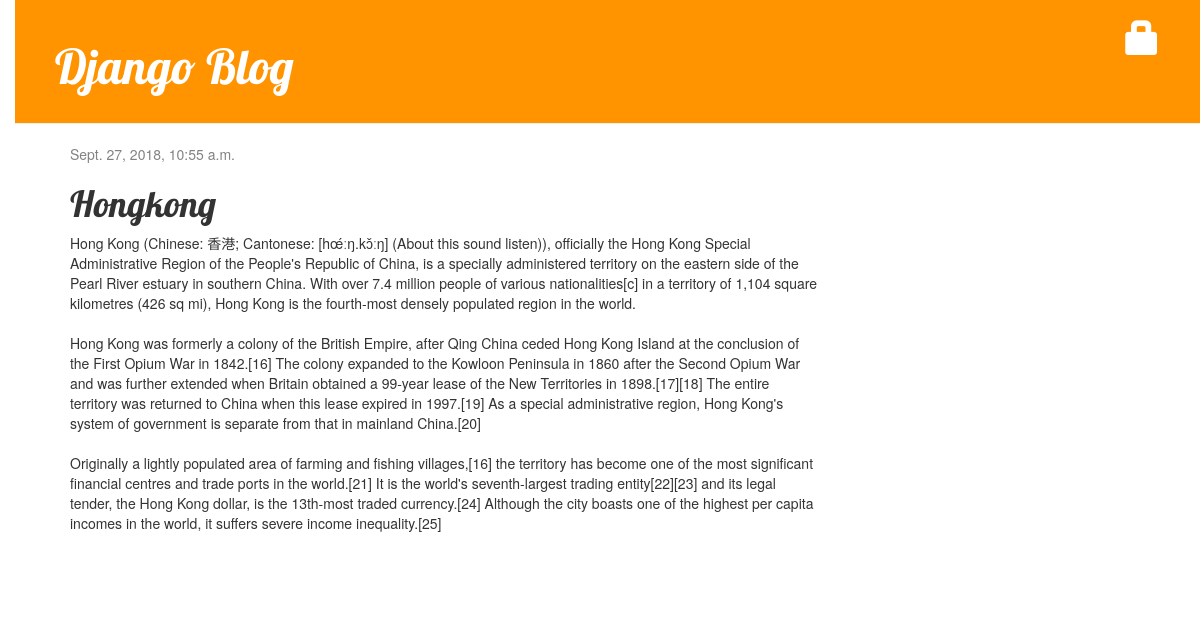
Screenshot of /post/7/ with the database file from the repository.
### blog/models.py (models this page shows, shortened)
class Post(models.Model):
    author = models.ForeignKey('auth.User', on_delete=models.CASCADE)
    title = models.CharField(max_length=200)
    text = models.TextField()
    created_date = models.DateTimeField(default=timezone.now)
    published_date = models.DateTimeField(blank=True, null=True)

### blog/views.py (the view)
# urls.py: path('post/<int:pk>/', views.post_detail, name='post_detail'),
def post_detail(request, pk):
    post = get_object_or_404(Post, pk=pk)
    return render(request, 'blog/post_detail.html', {'post': post})

### blog/templates/blog/post_detail.html (shortened to what this page needs)
{% extends 'blog/base.html' %}
{% block content %}
    <div class="post">
        {% if post.published_date %}
            <div class="date">
                {{ post.published_date }}
            </div>
        {% else %}
            <a class="btn btn-default" href="{% url 'post_publish' pk=post.pk %}">Publish</a>
        {% endif %}
    <h1>{{ post.title }}</h1>
    <p>{{ post.text|linebreaksbr }}</p>
    </div>
{% endblock %}

### blog/static/css/blog.css (style rules this page uses)
body { padding-left: 15px; }
h1, h2, h3, h4 { font-family: 'Lobster', cursive; }
.date { color: #828282; }
.post { margin-bottom: 70px; }

### rows the page displays
Post: published_date "Sept. 27, 2018, 10:55 a.m.", title "Hongkong", text "Hong Kong (Chinese: 香港; Cantonese: [hœ́ːŋ.kɔ̌ːŋ] (About this sound listen)), officially the Hong Kong Special Administrative Region of the People's Republic of China, is a specially administered territory on the eastern side of the Pearl River estuary in southern China. With over 7.4 million people of various nationalities[c] in a territory of 1,104 square kilometres (426 sq mi), Hong Kong is the fourth-most densely populated region in the world. Hong Kong was formerly a colony of the British Empire, after Qing China ceded Hong Kong Island at the conclusion of the First Opium War in 1842.[16] The colony expanded to the Kowloon Peninsula in 1860 after the Second Opium War and was further…"
